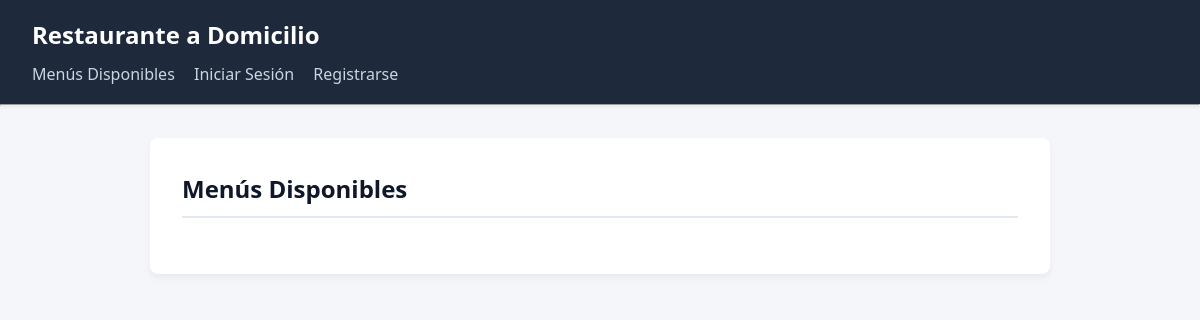
The app's page /catalogo/menus/, older data.
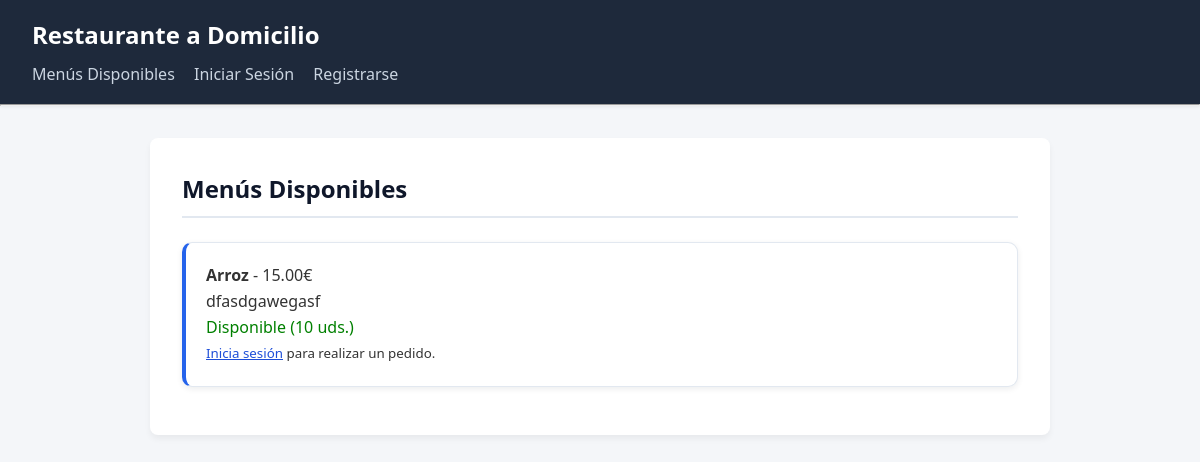
The same page, newer data.
### catalogo/models.py (models this page shows, shortened)
class Plato(models.Model):
    CATEGORIAS = [
    ('PRIMERO', 'Primer plato'),
    ('SEGUNDO', 'Segundo plato'),
    ('POSTRE', 'Postre'),
    ('BEBIDA', 'Bebida'),]
    nombre = models.CharField(max_length=100, verbose_name="Nombre")
    descripcion = models.TextField(blank=True, null=True, verbose_name="Descripción")
    categoria = models.CharField(max_length=20, choices=CATEGORIAS, verbose_name="Categoría")
    precio = models.DecimalField(max_digits=6, decimal_places=2, verbose_name="Precio (€)")
    calorias = models.PositiveIntegerField(verbose_name="Calorías (kcal)")
    num_disponible = models.PositiveIntegerField(default=0, verbose_name="Número disponible")
    @property
    def disponible(self):
        return self.num_disponible > 0

### catalogo/views.py (the view)
# urls.py: path('menus/', views.menus_disponibles, name='menus_disponibles'),
def menus_disponibles(request):
    platos = Plato.objects.all()
    return render(request, 'catalogo/menus.html', {'platos': platos})

### catalogo/templates/Catalogo/menus.html (shortened to what this page needs)
{% extends 'base.html' %}
{% block content %}
  <h2>Menús Disponibles</h2>
  <ul>
    {% for plato in platos %}
      <li>
        <strong>{{ plato.nombre }}</strong> - {{ plato.precio }}€<br>
        <p>{{ plato.descripcion }}</p>
        {% if plato.num_disponible > 0 %}
          <span style="color: green;">Disponible ({{ plato.num_disponible }} uds.)</span>
          {% if user.is_authenticated %}
            <form method="POST" action="{% url 'pedidos:hacer_pedido' plato.id %}" style="margin-top: 10px;">
              {% csrf_token %}
              <label for="cantidad">Cantidad:</label>
              <input type="number" name="cantidad" value="1" min="1" max="{{ plato.num_disponible }}">
              <input type="submit" value="Pedir ahora">
            </form>
          {% else %}
            <p><small><a href="{% url 'gestion:login' %}">Inicia sesión</a> para realizar un pedido.</small></p>
          {% endif %}
        {% else %}
          <span style="color: red; font-weight: bold;">AGOTADO</span>
        {% endif %}
      </li>
    {% endfor %}
  </ul>
{% endblock %}

Row changes from the older to the newer data that the page shows:
added Plato: nombre "Arroz", precio "15.00", descripcion "dfasdgawegasf", num_disponible "10"
